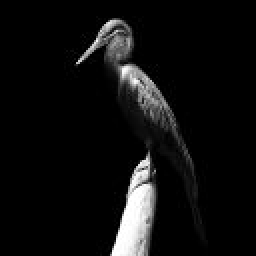
#> input picture img/bird2_down.jpg, 128 x 128 px, found by its file name (shown 2 times larger)
$ jupyter execute prtyush.ipynb
#> lines starting #> are read from the running program, lines starting #| are printed output that depends on the picture
[cell 1]
from PIL import Image
import numpy as np
import matplotlib.pyplot as plt
import pandas as pd
from scipy.sparse import lil_matrix
import gurobipy as gp
from gurobipy import GRB
from collections import defaultdict

# [189 lines left out: function a, not called in this run]

[cell 2]
# a()

[cell 3]
# [203 lines left out: function b, not called in this run]

[cell 4]
# for i in np.arange(0.01, 1, 0.01):
#     b(i)

[cell 5]
from PIL import Image
import numpy as np
import matplotlib.pyplot as plt
from scipy.sparse import lil_matrix
import gurobipy as gp
from gurobipy import GRB
from collections import defaultdict


# [210 lines left out: function run_image_segmentation, not called in this run]


# Run the image segmentation process
# run_image_segmentation()

[cell 6]
from PIL import Image
import numpy as np
import matplotlib.pyplot as plt
import pandas as pd
from scipy.sparse import lil_matrix
import gurobipy as gp
from gurobipy import GRB
from collections import defaultdict

def c():
    # Sigma value for similarity calculation
    sigma = 0.03  # Adjust as needed based on the image characteristics
    # Load the image using PIL
    image_path = 'bird2_down.jpg'
    image = Image.open(image_path)
#> image is the input picture: PIL image 128x128 RGB; min 0, max 255, mean 15.3
    # Convert the image to grayscale
    image = image.convert('L')  # 'L' mode converts the image to grayscale (8-bit pixels, black and white)
#> image: PIL image 128x128 L
    # Convert the image to a numpy array
    pixel_matrix = np.array(image, dtype=np.float64) / 255.0  # Normalize pixel values to range [0, 1]
    # Visualize the image
    plt.imshow(pixel_matrix, cmap='gray', interpolation='none')
    plt.colorbar(label='Intensity')
    plt.title('Grayscale Image')
    plt.axis('off')
    plt.show()
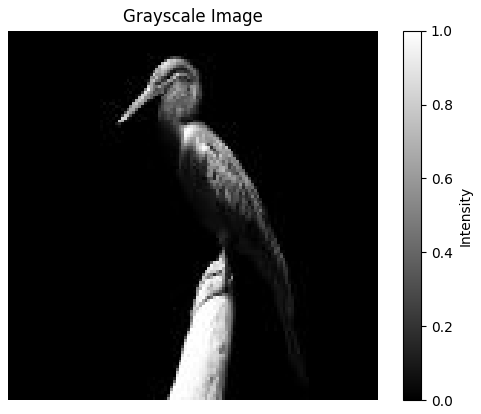
#> figure drawn by matplotlib, 2 panels
    # Get image dimensions
    num_rows, num_cols = pixel_matrix.shape
#> num_rows = 128; num_cols = 128
    num_pixels = num_rows * num_cols
#> num_pixels = 16384
    # Flatten the pixel matrix and compute intensity histogram
    pixel_values = pixel_matrix.flatten()
#> pixel_values = 16384 values, max 1 at index 11459, min 0 at index 0, mean 0.06
    # Define thresholds based on percentiles
    lower_percentile = np.percentile(pixel_values, 5)   # Background threshold
#> lower_percentile = 0
    upper_percentile = np.percentile(pixel_values, 90)  # Foreground threshold
#> upper_percentile = 0.118
    # Identify background and foreground seed pixels
    background_seed_pixels = np.argwhere(pixel_matrix <= lower_percentile)
#> background_seed_pixels = 13164 pairs, first value 0 to 127, second value 0 to 127
    foreground_seed_pixels = np.argwhere(pixel_matrix >= upper_percentile)
#> foreground_seed_pixels = 1642 pairs, first value 9 to 127, second value 37 to 97
    # Helper function to map 2D pixel positions to 1D node index
    def pixel_to_node(row, col):
        return row * num_cols + col
    # Map these pixels to node indices
    background_nodes = [pixel_to_node(row, col) for row, col in background_seed_pixels]
#> background_nodes = 13164 values from 0 to 16383
    foreground_nodes = [pixel_to_node(row, col) for row, col in foreground_seed_pixels]
#> foreground_nodes = 1642 values from 1208 to 16330
    # Initialize the adjacency matrix using a sparse representation
    network_with_similarity = lil_matrix((num_pixels + 2, num_pixels + 2))  # +2 for source and sink
    # Function to calculate the similarity between two pixel intensities
    def calculate_similarity(Ii, Ij, sigma):
        diff = Ii - Ij
        similarity = 100 * np.exp(- (diff**2) / (2 * sigma**2))
        return int(np.ceil(similarity))
    # Build the network
    for row in range(num_rows):
        for col in range(num_cols):
            node = pixel_to_node(row, col)
            Ii = pixel_matrix[row, col]
            # Neighbor positions (up, down, left, right)
            neighbors = []
            if row > 0:  # Up
                neighbors.append((row - 1, col))
            if row < num_rows - 1:  # Down
                neighbors.append((row + 1, col))
            if col > 0:  # Left
                neighbors.append((row, col - 1))
            if col < num_cols - 1:  # Right
                neighbors.append((row, col + 1))
            for n_row, n_col in neighbors:
                neighbor_node = pixel_to_node(n_row, n_col)
                Ij = pixel_matrix[n_row, n_col]
                similarity = calculate_similarity(Ii, Ij, sigma)
                network_with_similarity[node, neighbor_node] = similarity
                network_with_similarity[neighbor_node, node] = similarity  # Undirected edge
    # Define source and sink node indices
    source_node = num_pixels     # Index of source node
    sink_node = num_pixels + 1   # Index of sink node
    # Convert network to CSR format for efficient assignment
    network_csr = network_with_similarity.tocsr()
    max_similarity = network_csr.max()
    # Connect source to background nodes
    for node in background_nodes:
        network_csr[source_node, node] = max_similarity
        network_csr[node, source_node] = 0  # Flow only from source to background nodes
    # Connect foreground nodes to sink
    for node in foreground_nodes:
        network_csr[node, sink_node] = max_similarity
        network_csr[sink_node, node] = 0  # Flow only from foreground nodes to sink
    # Update network_with_similarity with the new connections
    network_with_similarity = network_csr.tolil()
    # Create Gurobi model
    model = gp.Model()
    # Extract the list of edges with non-zero capacities
    network_coo = network_with_similarity.tocoo()
    rows = network_coo.row
    cols = network_coo.col
    capacities = network_coo.data  # This is already a 1D numpy array
    # Create a dictionary of edges with capacities
    edges = {}
    for i in range(len(rows)):
        from_node = rows[i]
        to_node = cols[i]
        capacity = capacities[i]
        if capacity > 0:
            edges[(from_node, to_node)] = capacity
    # Create flow variables for each edge
    flow_vars = model.addVars(edges.keys(), lb=0, ub=edges, name="flow")
    # Set the objective to maximize the total flow from source to sink
    inflow_to_sink = gp.quicksum(flow_vars[i, sink_node] for i in network_with_similarity[:, sink_node].nonzero()[0])
    model.setObjective(inflow_to_sink, GRB.MAXIMIZE)
    # Add flow conservation constraints for all nodes except source and sink
    nodes = set(range(num_pixels))
    # Note: We exclude source_node and sink_node from flow conservation constraints
    incoming_edges = defaultdict(list)
    outgoing_edges = defaultdict(list)
    for (i, j) in edges.keys():
        outgoing_edges[i].append((i, j))
        incoming_edges[j].append((i, j))
    for node in nodes:
        inflow = gp.quicksum(flow_vars[edge] for edge in incoming_edges[node])
        outflow = gp.quicksum(flow_vars[edge] for edge in outgoing_edges[node])
        model.addConstr(inflow == outflow, name=f"flow_conservation_{node}")
    # Optimize the model
    model.optimize()
    # Get the optimized flows
    flow_values = model.getAttr('X', flow_vars)
    # Build the residual network
    residual_edges = defaultdict(list)
    for (i, j), capacity in edges.items():
        flow = flow_values[(i, j)]
        # Residual capacity in the forward direction
        residual_capacity = capacity - flow
        if residual_capacity > 1e-6:
            residual_edges[i].append((j, residual_capacity))
        # Residual capacity in the reverse direction
        if flow > 1e-6:
            residual_edges[j].append((i, flow))
    # Perform depth-first search from the source node
    # [11 lines left out: function dfs, not called in this run]
    reachable_nodes = dfs(residual_edges, source_node)
    # Find the cuts
    cuts = []
    cut_capacity = 0
    for (i, j), capacity in edges.items():
        if i in reachable_nodes and j not in reachable_nodes:
            cuts.append((i, j))
            cut_capacity += capacity
    print(f"Maximum flow value: {model.ObjVal}")
    print(f"Total cut capacity: {cut_capacity}")
    count = 0
    for cut in cuts:
        count += 1
    print(count)
    # Plot the original grayscale image with cuts highlighted in red
    plt.imshow(pixel_matrix, cmap='gray', interpolation='none')
    plt.title('Grayscale Image with Cuts Highlighted')
    plt.colorbar()
    # Highlight the cuts in red on top of the grayscale image
    for i, j in cuts:
        # Convert the node indices back to 2D coordinates
        if i < num_pixels and j < num_pixels:  # Ensure it's a pixel-to-pixel cut
            row_i, col_i = divmod(i, num_cols)
            row_j, col_j = divmod(j, num_cols)
            # Plot a red line between the cut pixels
            plt.plot([col_i, col_j], [row_i, row_j], color='red', linewidth=2)
    # Turn off the axis
    plt.axis('off')
    # Show the final plot
    plt.show()
